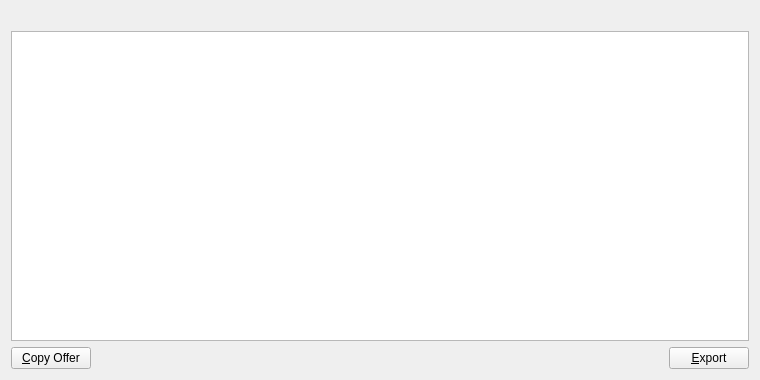
<?xml version="1.0" encoding="UTF-8"?>
<ui version="4.0">
 <class>AllOfferListPage</class>
 <widget class="QWidget" name="AllOfferListPage">
  <property name="geometry">
   <rect>
    <x>0</x>
    <y>0</y>
    <width>760</width>
    <height>380</height>
   </rect>
  </property>
  <property name="windowTitle">
   <string>All Syscoin Offers</string>
  </property>
  <layout class="QVBoxLayout" name="verticalLayout">
   <item>
    <widget class="QLabel" name="labelExplanation">
     <property name="textFormat">
      <enum>Qt::PlainText</enum>
     </property>
     <property name="wordWrap">
      <bool>true</bool>
     </property>
    </widget>
   </item>
   <item>
    <widget class="QTableView" name="tableView">
     <property name="contextMenuPolicy">
      <enum>Qt::CustomContextMenu</enum>
     </property>
     <property name="toolTip">
      <string>Double-click to edit certificate</string>
     </property>
     <property name="tabKeyNavigation">
      <bool>false</bool>
     </property>
     <property name="alternatingRowColors">
      <bool>true</bool>
     </property>
     <property name="selectionMode">
      <enum>QAbstractItemView::SingleSelection</enum>
     </property>
     <property name="selectionBehavior">
      <enum>QAbstractItemView::SelectRows</enum>
     </property>
     <property name="sortingEnabled">
      <bool>true</bool>
     </property>
     <attribute name="verticalHeaderVisible">
      <bool>false</bool>
     </attribute>
    </widget>
   </item>
   <item>
    <layout class="QHBoxLayout" name="horizontalLayout">
     <item>
      <widget class="QPushButton" name="copyOffer">
       <property name="toolTip">
        <string>Copy the currently selected certificate issuer to the system clipboard</string>
       </property>
       <property name="text">
        <string>&amp;Copy Offer</string>
       </property>
       <property name="icon">
        <iconset resource="../bitcoin.qrc">
         <normaloff>:/icons/editcopy</normaloff>:/icons/editcopy</iconset>
       </property>
      </widget>
     </item>
     <item>
      <spacer name="horizontalSpacer">
       <property name="orientation">
        <enum>Qt::Horizontal</enum>
       </property>
       <property name="sizeHint" stdset="0">
        <size>
         <width>40</width>
         <height>20</height>
        </size>
       </property>
      </spacer>
     </item>
     <item>
      <widget class="QPushButton" name="exportButton">
       <property name="toolTip">
        <string>Export the data in the current tab to a file</string>
       </property>
       <property name="text">
        <string>&amp;Export</string>
       </property>
       <property name="icon">
        <iconset resource="../bitcoin.qrc">
         <normaloff>:/icons/export</normaloff>:/icons/export</iconset>
       </property>
      </widget>
     </item>
    </layout>
   </item>
  </layout>
 </widget>
 <resources>
  <include location="../bitcoin.qrc"/>
 </resources>
 <connections/>
</ui>
